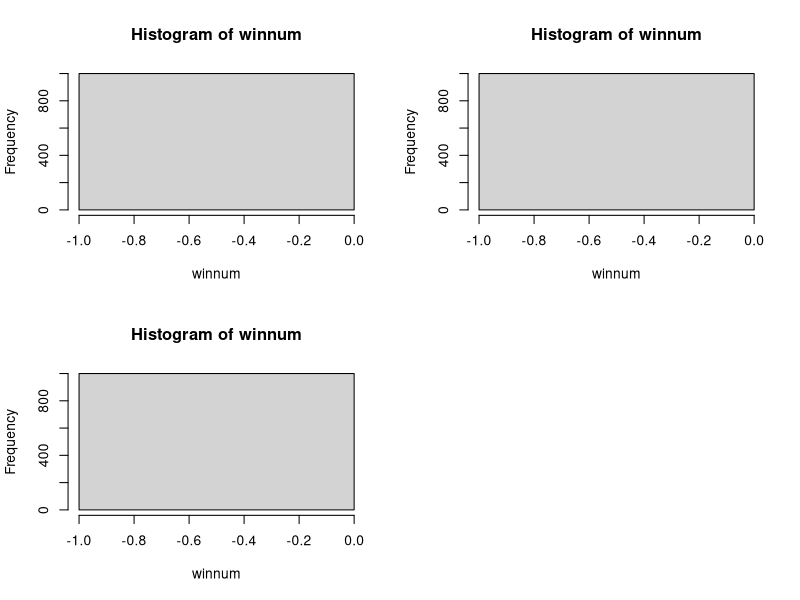

The R source for this figure:
##https://www.r-bloggers.com/dirichlet-process-infinite-mixture-models-and-clustering/

par(mfrow=c(2,2))

#higher alpha leads to higher probability of lower values
stick_draw = function(num.vals, alpha) {
  betas = rbeta(num.vals, 1, alpha)
  stick.to.right = c(1, cumprod(1 - betas))[1:num.vals]
  weights = stick.to.right * betas
  weights
}

winnum=matrix(0,1000,1)
cum.breaks=matrix(0,1000,20)
#first number is windows; 
#second is alpha: sets break points...

for(i in 1:1000){
  d=stick_draw(20,5)
  breaks=unique(c(0,cumsum(round(d*20)),20))
  cum.breaks[i,1:length(breaks)]=breaks
  #  print(breaks)
  a=1:20
  testwin=window(a,breaks=breaks)
  winnum[i] = length(levels(testwin))
}

hist(winnum); table(winnum); mean(winnum)
print('mean')
apply(cum.breaks,2,mean,na.rm=TRUE)
print('max')
apply(cum.breaks[,1:19],2,max,na.rm=TRUE)
print('min')
apply(cum.breaks[,1:19],2,min,na.rm=TRUE)


#unique algorithm...
#need proof???
#

####uniform equality partition ....
#50% probability it is equal to next value
winnum=matrix(0,1000,1)
cum.breaks=matrix(as.numeric(NA),1000,20)

for(i in 1:1000){
  mean.wins=round(runif(1)*20); #print(mean.wins)
  a=1:20
  winprob=1-(mean.wins/max(a))
  partition=runif(19)>winprob
  if(!any(partition)){next} #skip cases with no breaks (could add as continuous...)
  breaks=which(partition==TRUE)
  cum.breaks[i,1:length(breaks)]=breaks
  testwin=window(a,breaks=c(0,breaks,max(a)))
  print(breaks)
  winnum[i] = length(levels(testwin))
  
}

hist(winnum); table(winnum); mean(winnum)
cat('mean window length', 20/mean(winnum))


print('mean')
apply(cum.breaks,2,mean,na.rm=TRUE)
print('max')
apply(cum.breaks[,1:19],2,max,na.rm=TRUE)
print('min')
apply(cum.breaks[,1:19],2,min,na.rm=TRUE)




####alt idea ---- each is an ind parameter of equality to next value
#then in the mh algorithm, they can be updated
#you can probably figure out using combinotorics the best way 
# to limit window size
# e.g. if probability of equality is .2 ... sum(.2>runif(1000))/1000

#reasonable prior: as likely to equal as not equal...
#should look at that bayesian model from the green book some time...

winnum=matrix(0,1000,1)
cum.breaks=matrix(as.numeric(NA),1000,20)


p=rep(.5,20) # can draw from a proposal support between 0 and 1

for(i in 1:1000){
  equ.draws = runif(20)
  partition = p>equ.draws
  if(!any(partition)){next} #skip cases with no breaks (could add as continuous...)
  breaks=c(0,which(partition==TRUE),20)
  print(breaks)  
  cum.breaks[i,1:length(breaks)]=breaks
  testwin=window(a,breaks=unique(breaks))
  print(breaks)
  winnum[i] = length(levels(testwin))
  
}

hist(winnum); table(winnum); mean(winnum)
cat('mean window length', 20/mean(winnum))


print('mean')
apply(cum.breaks,2,mean,na.rm=TRUE)
print('max')
apply(cum.breaks[,1:19],2,max,na.rm=TRUE)
print('min')
apply(cum.breaks[,1:19],2,min,na.rm=TRUE)

